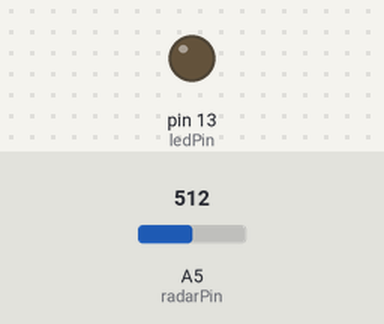
A sketch run on a simulated Arduino Uno, built with avr-gcc and run on an emulated ATmega328P. On the bench: output pins drawn as LEDs (lit = HIGH). The test bench sets the inputs (shaded band); at power-on: A5 (radarPin) = 512.

Above: at 1.2 s.
1.3 s: A5 (radarPin) set to 637
2.8 s: A5 (radarPin) set to 659
At 4.0 s:
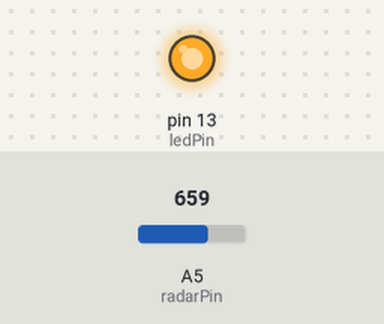
4.3 s: A5 (radarPin) set to 640
At 5.5 s:
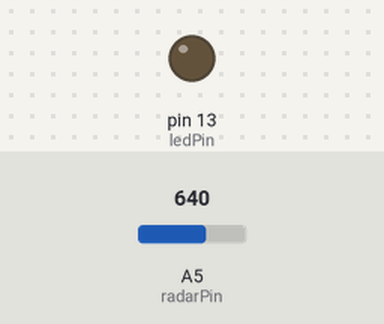
5.8 s: A5 (radarPin) set to 660
At 6.5 s:
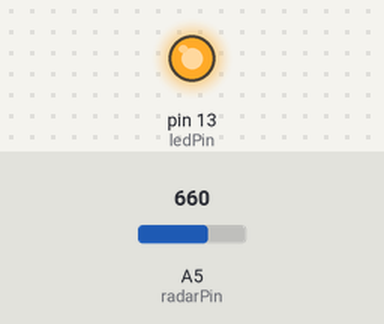
Timing chart, 0 to 8.3 s (numbered marks = the images above; inputs shaded):
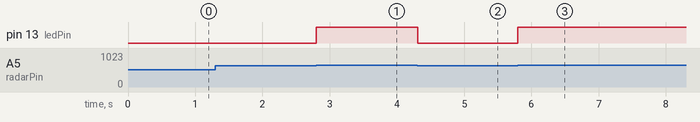

The sketch:

IPM165_Radar_Bewegungsmelder.ino
```cpp
/*******************************************************************************/
/* IPM165_Radar_Bewegungsmelder - Sehr empfindlicher Bewegungsmelder mit
 * einem 24GHz Doppler-Radarsensor inkl. 73dB Verstärker Modul von InnoSenT.
 * Die analoge Ausgangsspannung ohne Bewegung beträgt etwa 2,5V.
 *
 *                       !Achtung!
 * Das Modul darf keinesfalls verpolt angeschlossen werden! Auch ist der Sensor
 * laut Hersteller InnoSenT extrem ESD-empfindlich! Aufgrund der hohen
 * Verstärkung benötigt der Radarsensor unbedingt auch eine sehr stabile
 * 5V Spannungsversorgung!
 *
 * Getestet mit:         Arduino Uno
 *                       Arduino IDE 1.63 / 1.64 / 1.65
 *
 * Referenz:             http://shop.weidmann-elektronik.de/index.php?page=categorie&cat=2
 *                       http://shop.weidmann-elektronik.de/index.php?page=product&info=8
 *
 * Original Autor:       http://shop.weidmann-elektronik.de/media/files_public/d8b2f188f3665f85c65fc762de61a095/Radarsensor165%20Arduino%20Example.pdf
 *
 * Autor:                Weidmann Elektronik
 *                       Sebastian Weidmann
 *
 * Modifiziert von:      http://arduino-hannover.de/
 *                       Arduino Treffpunkt Hannover
 * Autor:                Olaf Meier
 *                       https://electronicfreakblog.wordpress.com/
 *
 * Hardware Verbindung:  Ardu  -  IPM165 Doppler-Radarsensormodul mit Amp.
 *                       +5V   -  Vcc
 *                       A5    -  Sout
 *                       GND   -  GND
 *
 * Ergänzungen:          -
 *
 */
/*******************************************************************************/
/*******************************************************************************/
/***   Deklaration globaler Konstanten, Variablen, Import von Bibliotheken   ***/
/*******************************************************************************/
/***  Software Version und Datum  ***/
const char* sketchname            =  "IPM165Bewegung";
const char* revision              =  "R.1.1";
const char* author                =  "Olaf Meier";
const char* date                  =  "2015/11/14";

/*******************************************************************************/
/***  Deklariere Konstanten und Variablen für diesen Sketch  ***/
const byte radarPin               =  A5;           // Signalpin Sout
const byte ledPin                 =  13;           // Kontroll-LED
int sensorValue                   =  0;            // Sensorwert
int threshold                     =  650;          // Schaltschwelle 575-750

/*******************************************************************************/
/*******************************************************************************/
void setup() {
  pinMode(radarPin, INPUT);
  pinMode(ledPin, OUTPUT);
  digitalWrite(ledPin, LOW);
}                                                  // Ende Setup (Einmalig)
/*******************************************************************************/
/*******************************************************************************/
void loop() {
  sensorValue = analogRead(radarPin);
  if (sensorValue > threshold)
  {
    digitalWrite(ledPin, HIGH);
    delay(10);                                     // Verbesserung der Anzeige
  }
  else
    digitalWrite(ledPin, LOW);
}                                                  // Ende Loop (Endlos)
/*******************************************************************************/
/*******************************************************************************/
/***  Optionale Funktion:   ***/

/*******************************************************************************/
/*******************************************************************************/
```

Measured:
- the behaviour switches between 650 and 651 on A5 (radarPin) (found by bisection; images 0 and 1)
- after the input at 1.3 s, every drawn part: stays the same
- after the input at 2.8 s, pin 13 (ledPin): LOW → HIGH at once
- after the input at 4.3 s, pin 13 (ledPin): HIGH → LOW at once
- after the input at 5.8 s, pin 13 (ledPin): LOW → HIGH at once
